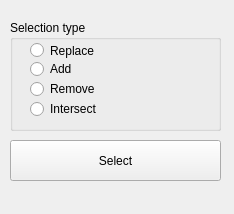
<?xml version="1.0" encoding="UTF-8"?>
<ui version="4.0">
 <class>SelectionExtender</class>
 <widget class="QDockWidget" name="SelectionExtender">
  <property name="geometry">
   <rect>
    <x>0</x>
    <y>0</y>
    <width>234</width>
    <height>214</height>
   </rect>
  </property>
  <property name="windowTitle">
   <string>DockWidget</string>
  </property>
  <widget class="QWidget" name="SelectionExtender_2">
   <widget class="QPushButton" name="Select">
    <property name="geometry">
     <rect>
      <x>10</x>
      <y>140</y>
      <width>211</width>
      <height>41</height>
     </rect>
    </property>
    <property name="text">
     <string>Select</string>
    </property>
   </widget>
   <widget class="QGroupBox" name="groupBox">
    <property name="geometry">
     <rect>
      <x>10</x>
      <y>20</y>
      <width>211</width>
      <height>111</height>
     </rect>
    </property>
    <property name="title">
     <string>Selection type</string>
    </property>
    <widget class="QRadioButton" name="radioButton">
     <property name="geometry">
      <rect>
       <x>20</x>
       <y>20</y>
       <width>151</width>
       <height>21</height>
      </rect>
     </property>
     <property name="text">
      <string>Replace</string>
     </property>
    </widget>
    <widget class="QRadioButton" name="radioButton_2">
     <property name="geometry">
      <rect>
       <x>20</x>
       <y>40</y>
       <width>80</width>
       <height>18</height>
      </rect>
     </property>
     <property name="text">
      <string>Add</string>
     </property>
    </widget>
    <widget class="QRadioButton" name="radioButton_3">
     <property name="geometry">
      <rect>
       <x>20</x>
       <y>60</y>
       <width>80</width>
       <height>18</height>
      </rect>
     </property>
     <property name="text">
      <string>Remove</string>
     </property>
    </widget>
    <widget class="QRadioButton" name="radioButton_4">
     <property name="geometry">
      <rect>
       <x>20</x>
       <y>80</y>
       <width>80</width>
       <height>18</height>
      </rect>
     </property>
     <property name="text">
      <string>Intersect</string>
     </property>
    </widget>
   </widget>
  </widget>
 </widget>
 <resources/>
 <connections/>
</ui>
